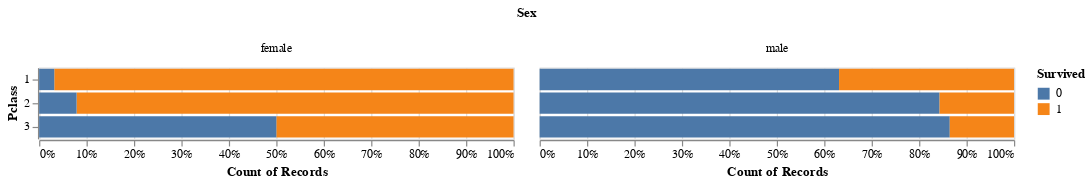

The cell this chart's notebook holds for it:
### Code cell
alt.Chart(train).mark_bar().encode(
    alt.Y('Pclass:N'),
    alt.X('count(Pclass):Q',stack="normalize"),
    color = 'Survived:N',
    column = 'Sex:N'
)

### Figure 1 — Vega-Lite specification as saved in the notebook (floating-point values rounded to 4 significant figures; data arrays with more than 128 entries replaced by an {"elided": "..."} marker saying what was removed)
{"config": {"view": {"continuousWidth": 400, "continuousHeight": 300}}, "data": {"name": "data-597492740bc086a93063a1461bd5d3fa"}, "mark": "bar", "encoding": {"color": {"field": "Survived", "type": "nominal"}, "column": {"field": "Sex", "type": "nominal"}, "x": {"aggregate": "count", "field": "Pclass", "stack": "normalize", "type": "quantitative"}, "y": {"field": "Pclass", "type": "nominal"}}, "$schema": "https://vega.github.io/schema/vega-lite/v4.17.0.json", "datasets": {"data-597492740bc086a93063a1461bd5d3fa": {"elided": "891 records"}}}
